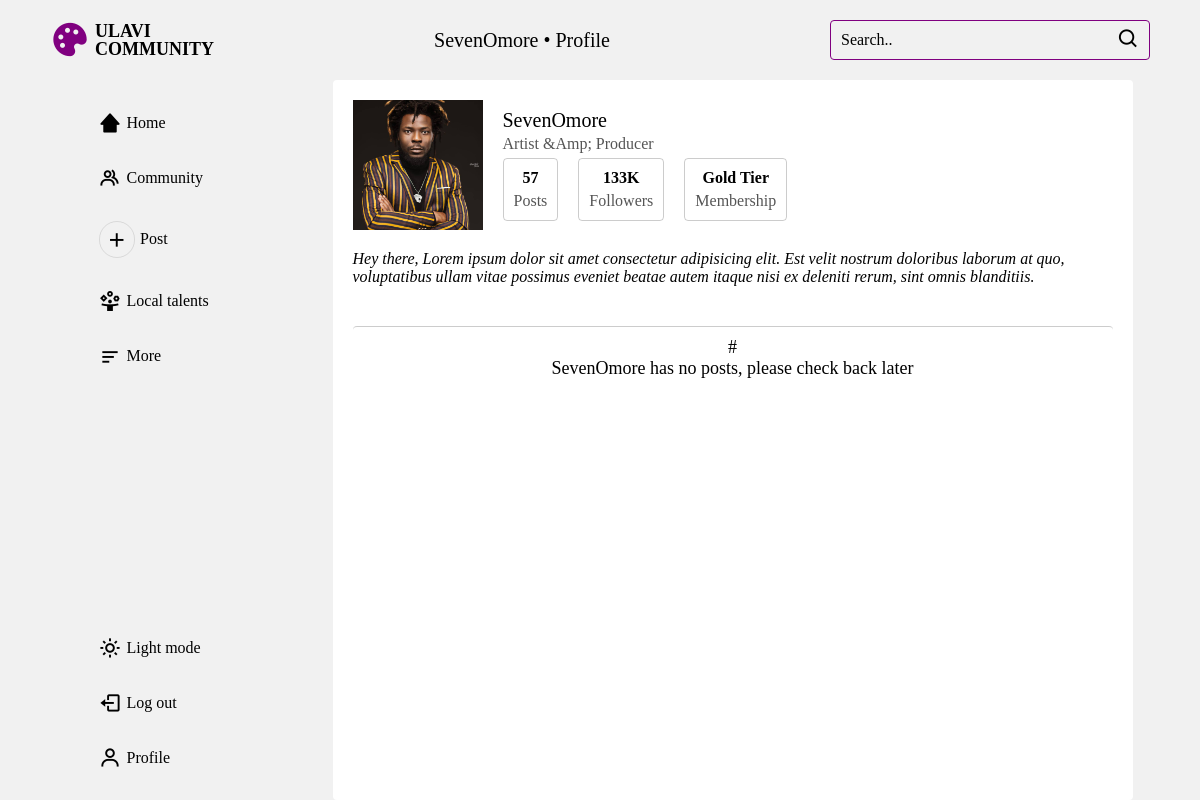
Page /profile.php?user_id=27 on the committed database.
### tables this page shows
CREATE TABLE `community_people` (
  `user_id` int(11) NOT NULL,
  `username` varchar(50) NOT NULL,
  `email` varchar(100) NOT NULL,
  `password` varchar(255) NOT NULL,
  `created_at` timestamp NOT NULL DEFAULT current_timestamp(),
  `updated_at` timestamp NOT NULL DEFAULT current_timestamp() ON UPDATE current_timestamp()
);

CREATE TABLE `user_profile` (
  `info_id` int(11) NOT NULL,
  `user_id` int(11) NOT NULL,
  `user_role` enum('Public User','Community Member','Moderator','Admin') NOT NULL DEFAULT 'Public User',
  `user_title` varchar(100) NOT NULL,
  `dob` date DEFAULT NULL,
  `gender` varchar(20) DEFAULT NULL,
  `user_location` varchar(100) NOT NULL,
  `profile_photo` varchar(255) DEFAULT NULL,
  `bio` text DEFAULT NULL,
  `created_at` timestamp NOT NULL DEFAULT current_timestamp(),
  `updated_at` timestamp NOT NULL DEFAULT current_timestamp() ON UPDATE current_timestamp()
);

### profile.php (the view, shortened to what this page needs)
<?php
include_once('includes/config.php');
if (isset($_GET['user_id']) && is_numeric($_GET['user_id'])) {
    $user_id = intval($_GET['user_id']);
}
$username = "";
$bio = "";
$stmt = $conn->prepare("SELECT username, email FROM community_people WHERE user_id = ?");
$stmt->bind_param("i", $user_id);
$stmt->execute();
$result = $stmt->get_result();
if ($result->num_rows > 0) {
    $user_info = $result->fetch_assoc();
    $username = $user_info['username'];
}
$stmt = $conn->prepare("SELECT bio, user_role, user_location, profile_photo FROM user_profile WHERE user_id = ?");
$stmt->bind_param("i", $user_id);
$stmt->execute();
$result = $stmt->get_result();
if ($result->num_rows > 0) {
    $user_info = $result->fetch_assoc();
    $bio = $user_info['bio'];
    $profilePhoto = $user_info['profile_photo'];
    $titleStml = $conn->prepare("SELECT user_title FROM user_profile WHERE user_id = ?");
    $titleStml->bind_param("i", $user_id);
    $titleStml->execute();
    $titleResult = $titleStml->get_result();
    $title = $titleResult->fetch_assoc()['user_title'];
} else {
    $user_role = "Unverified";
    $bio = "No bio yet";
    $location = "No location yet";
    $profilePhoto = "default.jpg";
}
?>
<!DOCTYPE html>
<html lang="en">
<head>
    <link href='https://unpkg.com/boxicons@2.1.4/css/boxicons.min.css' rel='stylesheet'>
    <link rel="stylesheet" href="includes/styles/main.css">
    <link rel="stylesheet" href="includes/styles/home.css">
    <link rel="stylesheet" href="includes/styles/profile.css">
</head>
<body>
    <main>
        <div class="header">
            <a href="home.php" class="title sml logo"> <i class='bx bxs-palette'></i> <span>ulavi <br> community</span></a>
            <h2 class="current-page title sml "><?php echo htmlspecialchars($username); ?> &bull; Profile</h2>
            <form class="search-bar">
                <input type="text" name="query" placeholder="Search..">
                <button type="submit"><i class='bx bx-search'></i></button>
            </form>
        </div>
        <div class="container">
            <nav class="navigation">
                <ul class="page-nav">
                    <li><a href="home.php"><i class='bx bxs-home-alt-2'></i>Home</a></li>
                    <li><a href=""><i class='bx bx-group'></i>Community</a></li>
                    <li><a href="create_post.php" class="post-link"><i class='bx bx-border-circle bx-plus'></i>Post</a></li>
                    <li><a href=""><i class='material-symbols-outlined'>person_play</i>Local talents</a></li>
                    <li><a href=""><i class='bx bx-menu-alt-left'></i>More</a></li>
                </ul>
                <ul class="user-nav">
                    <li><a href=""><i class="bx bx-sun"></i>Light mode</a></li>
                    <li><a href=""><i class='bx bx-log-out'></i>Log out</a></li>
                    <li><a href="user/user.php"><i class='bx bx-user'></i>Profile</a></li>
                </ul>
            </nav>
            <div class="feed">
                <div class="profile-view">
                    <div class="profile-header">
                        <img src="<?php echo htmlspecialchars($profilePhoto); ?>" alt="<?php echo htmlspecialchars($username); ?>" class="profile-img">
                        <div class="profile-details">
                            <h3 class="title sml"><?php echo htmlspecialchars($username); ?></h3>
                            <p><?php echo htmlspecialchars($title); ?></p>
                            <div class="user-counts">
                                <div class="count-card">
                                    <h4>57</h4>
                                    <p>Posts</p>
                                </div>
                                <div class="count-card">
                                    <h4>133K</h4>
                                    <p>Followers </p>
                                </div>
                                <div class="count-card">
                                    <h4>Gold Tier</h4>
                                    <p>Membership </p>
                                </div>
                            </div>
                        </div>
                    </div>
                    <p class="bio"><?php echo htmlspecialchars($bio); ?></p>
                </div>
                <div class="user-posts">
                    <div class="no-posts">
                        <img src="no-posts.png" alt="<?php echo htmlspecialchars($username); ?> has no posts, please check back later">#
                        <p><?php echo htmlspecialchars($username); ?> has no posts, please check back later</p>
                    </div>
                </div>
            </div>
        </div>
    </main>
</body>
</html>

### includes/styles/main.css (style rules this page uses)
:root { --bg: #f1f1f1; --bg2: #f9f8f6; --font: #000; --grey: #f1f1f1; --card-bg: #fff; --text: #333; --accent: #555; --white: #fff; --purple: purple; --purple-faded: rgba(128, 0, 128, 0.5); --shadow: rgba(0, 0, 0, 0.2); }
* { margin: 0; padding: 0; font-family: "Noto Serif KR", serif; font-optical-sizing: auto; font-style: normal; box-sizing: border-box; color: var(--font); text-decoration: none; position: relative; scroll-behavior: smooth; transition: all 0.1s ease; }
html { font-size: 16px; }
body { height: 100vh; width: 100%; background-color: var(--bg); overflow: hidden; overflow-y: auto; -webkit-font-smoothing: antialiased; -moz-osx-font-smoothing: grayscale; }
.title { font-size: 30px; margin-bottom: 5px; font-weight: 500; line-height: 1; }
.title.sml { font-size: 20px; margin: unset; }
main { position: relative; width: 100%; height: 100%; display: flex; flex-direction: column; background: transparent; overflow: hidden; overflow-y: auto; }
.header { width: 100%; height: 80px; background: var(--bg); display: flex; justify-content: space-between; align-items: center; padding: 0 50px; position: sticky; top: 0; z-index: 10; }
.header .logo { display: flex; align-items: center; gap: 5px; transition: color 0.3s ease; text-transform: uppercase; font-size: 18px; color: var(--purple); font-weight: 600; }
.header .logo i { font-size: 40px; transition: color 0.3s ease; color: var(--purple); }
.header .search-bar { display: flex; align-items: center; background: var(--bg); border-radius: 4px; width: 320px; }
.header .search-bar input { border: none; background: transparent; outline: none; font-size: 16px; padding: 10px; padding-right: 34px; height: 100%; width: 100%; border: 1px solid transparent; transition: border 0.3s ease; border-radius: 4px; border: 1px solid var(--purple); }
.header .search-bar input::placeholder { color: var(--font); font-size: 16px; }
.search-bar button { background: none; border: none; cursor: pointer; color: var(--font); font-size: 20px; position: absolute; right: 10px; }
.search-bar button i { font-size: 23px; color: var(--font); transition: color 0.3s ease; }
.container { width: 100%; height: calc(100% - 80px); display: flex; justify-content: center; gap: 15px; padding: 0 50px; background: var(--bg); }
.navigation { display: flex; flex-direction: column; justify-content: space-between; gap: 20px; width: 250px; padding: 20px; border-radius: 4px; }
.navigation ul { list-style: none; padding: 0; margin: 0; display: flex; flex-direction: column; gap: 10px; }
.navigation ul li { display: flex; align-items: center; gap: 10px; }
.navigation ul li a, .navigation ul li span.nav-btn { font-size: 16px; font-weight: 500; display: flex; align-items: center; width: 100%; gap: 5px; padding: 10px; border-radius: 4px; border: 1px solid transparent; transition: all 0.3s ease; }
.navigation ul li i, .navigation ul li .material-symbols-outlined { font-size: 23px; color: var(--font); transition: color 0.3s ease; }
@media (max-width: 1200px) { .container { padding: 0 20px; } }

### includes/styles/home.css (style rules this page uses)
.feed { display: flex; flex-direction: column; gap: 20px; width: min(800px, 99%); padding: 20px; background: var(--card-bg); border-radius: 4px; overflow: hidden; overflow-y: auto; }

### includes/styles/profile.css (style rules this page uses)
.profile-view { display: flex; flex-direction: column; }
.profile-header { display: flex; align-items: center; margin-bottom: 20px; }
.profile-header img { width: 130px; height: 130px; margin-right: 20px; object-fit: cover; object-position: center; }
.profile-header p { font-size: 16px; color: var(--accent); text-transform: capitalize; }
.profile-details { display: flex; flex-direction: column; gap: 5px; }
.user-counts { display: flex; align-items: center; gap: 20px; }
.user-counts div { display: flex; flex-direction: column; align-items: center; gap: 5px; padding: 10px; border-radius: 4px; border: 1px solid var(--shadow); }
.bio { font-size: 16px; font-style: italic; }
.user-posts { display: flex; flex-direction: column; margin-top: 20px; padding: 10px; border-radius: 4px; border-top: 1px solid var(--shadow); }
.no-posts { text-align: center; font-size: 18px; }

### rows in the picture
community_people: username "SevenOmore"
user_profile: profile_photo (picture), user_title "Artist &amp; Producer", bio "Hey there, Lorem ipsum dolor sit amet consectetur adipisicing elit. Est velit nostrum doloribus laborum at quo, voluptatibus ullam vitae possimus eveniet beatae autem itaque nisi ex deleniti rerum, sint omnis blanditiis."
